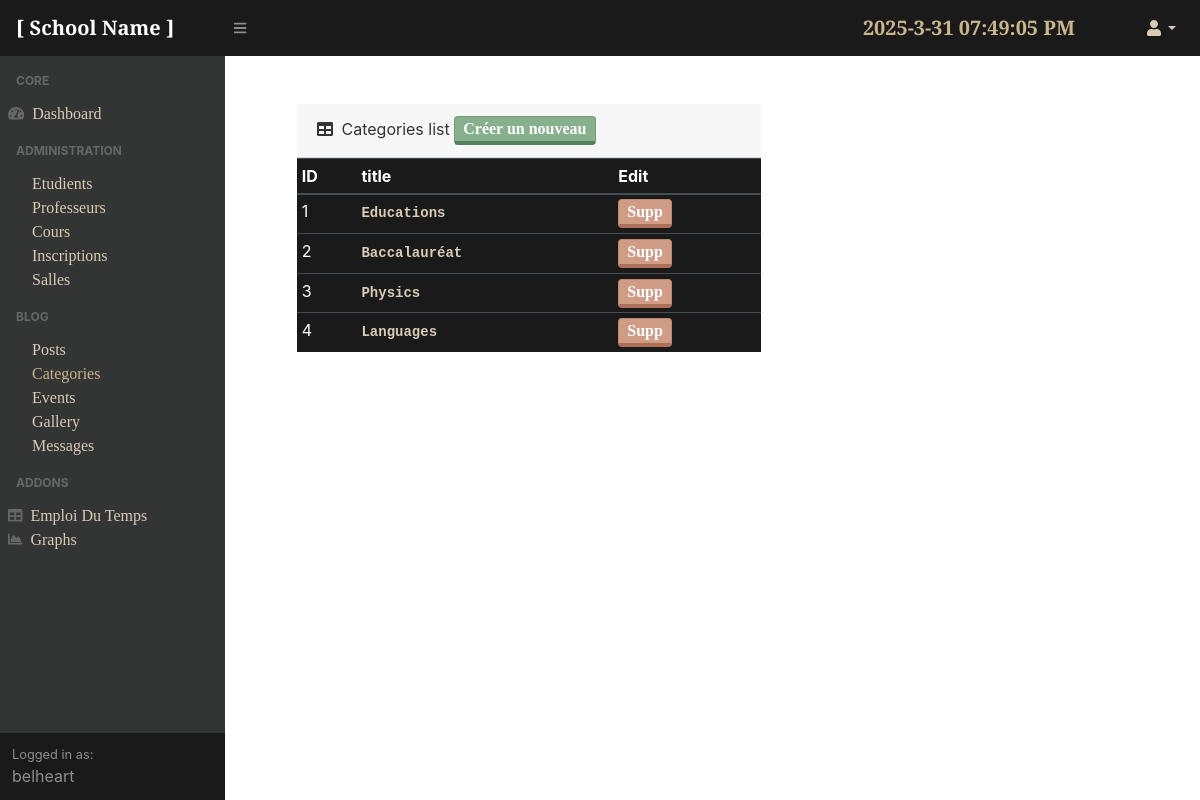
/adminpanel/categories/ (signed in), run on the app's committed database.
### school/models.py (models this page shows, shortened)
class Categories(models.Model):
    name = models.CharField(max_length = 250)

### adminpanel/views.py (the view)
# urls.py: path('categories/', login_required(views.catView), name='categories'),
def catView(request):
    cats = Categories.objects.all()
    return render(request, 'adminpanel/categories.html', {'categories':cats})

### adminpanel/templates/adminpanel/categories.html
{% extends 'adminpanel/base.html' %}
{% load static %}
{% block content %}
<div class="w-50 m-5">
	                            <div class="card-header">
                                <i class="fas fa-table mr-1"></i>
                                Categories list <a href="{% url 'create-cat' %}" class="btn btn-outline-success p-0 px-2 m-0">Créer un nouveau</a>
                            </div>
	<table class="table table-dark table-sm" id="dataTable">
  <thead>
    <tr>
	    <th>ID</th>
      <th>title</th>
      <th>Edit</th>
    </tr>
  </thead>
  <tbody>
  {%for cat in categories %}
  			<tr >
				<td>{{cat.id}}</td>
				<th scope = "row"><a href="{% url 'cat-update' cat.id %}" class="emploi-ref"> {{cat.name}} </a></th>
  				<td> <a href="{% url 'category-delete' cat.id %}" class="btn btn-outline-danger p-0 px-2">Supp</a> </td>
  			</tr>
  {%endfor%}
  </tbody>
</table>
</div>
{%endblock%}

### adminpanel/templates/adminpanel/base.html (shortened to what this page needs)
{%load static%}
<!DOCTYPE html>
<html lang="en">
    <head>
    <link href="{% static 'adminpanel/assets/css/styles.css'%}" rel="stylesheet" />
    <link href="https://cdn.datatables.net/1.10.20/css/dataTables.bootstrap4.min.css" rel="stylesheet" />
    </head>
    <body class="sb-nav-fixed">
        <nav class="sb-topnav navbar navbar-expand navbar-dark bg-dark">
            <a class="navbar-brand" href="{% url 'blog-home' %}">[ School Name ]</a>
            <button class="btn btn-link btn-sm order-1 order-lg-0" id="sidebarToggle" href="#"><i class="fas fa-bars"></i></button>
            <form class="d-none d-md-inline-block form-inline ml-auto mr-0 mr-md-3 my-2 my-md-0">
                <p id="MyClockDisplay"  class="navbar-brand mr-5 text-gold" onload="showTime()"></p>
            </form>
            <ul class="navbar-nav ml-auto ml-md-0">
                <li class="nav-item dropdown">
                    <a class="nav-link dropdown-toggle" id="userDropdown" href="#" role="button" data-toggle="dropdown" aria-haspopup="true" aria-expanded="false"><i class="fas fa-user fa-fw"></i></a>
                </li>
            </ul>
        </nav>
        <div id="layoutSidenav">
            <div id="layoutSidenav_nav">
                <nav class="sb-sidenav accordion sb-sidenav-dark" id="sidenavAccordion">
                    <div class="sb-sidenav-menu">
                        <div class="nav">
                            <div class="sb-sidenav-menu-heading">Core</div>
                            <a class="nav-link" href="{% url 'dashboard' %}">
                                <div class="sb-nav-link-icon"><i class="fas fa-tachometer-alt"></i></div>
                                Dashboard
                            </a>
                            <div class="sb-sidenav-menu-heading">Administration</div>
                            <div class="collapse show" id="collapseLayouts" aria-labelledby="headingOne" data-parent="#sidenavAccordion" style="">
                                <nav class="sb-sidenav-menu-nested nav">
                                    <a class="nav-link" href="{% url 'students' %}">Etudients</a>
                                    <a class="nav-link" href="{% url 'teachers' %}">Professeurs</a>
                                    <a class="nav-link" href="{% url 'courses' %}">Cours</a>
                                    <a class="nav-link" href="{% url 'inscriptions' %}">Inscriptions</a>
                                    <a class="nav-link" href="{% url 'salles' %}">Salles</a>
                                </nav>
                            </div>
                            <div class="sb-sidenav-menu-heading">Blog</div>
                            <div class="collapse show" id="collapseLayouts" aria-labelledby="headingOne" data-parent="#sidenavAccordion" style="">
                                <nav class="sb-sidenav-menu-nested nav">
                                    <a class="nav-link" href="{% url 'blog-posts' %}">Posts</a>
                                    <a class="nav-link" href="{% url 'categories' %}">Categories</a>
                                    <a class="nav-link" href="{% url 'events-admin' %}">Events</a>
                                    <a class="nav-link" href="{% url 'gallery' %}">Gallery</a>
                                    <a class="nav-link" href="{% url 'messages' %}">Messages</a>
                                </nav>
                            </div>
                            <div class="sb-sidenav-menu-heading">Addons</div>
                            <a class="nav-link" href="{% url 'schedule'%}">
                                <div class="sb-nav-link-icon"><i class="fas fa-table"></i></div>
                                Emploi Du Temps
                            </a>
                            <a class="nav-link" href="{% url 'charts'%}">
                                <div class="sb-nav-link-icon"><i class="fas fa-chart-area"></i></div>
                                Graphs
                            </a>
                        </div>
                    </div>
                    <div class="sb-sidenav-footer">
                        <div class="small">Logged in as:</div>
                        {{user.username}}
                    </div>
                </nav>
            </div>
        <div id='layoutSidenav_content'>
        <main>
        <div class="container-fluid">
            {% block content %}{% endblock %}
        </div>
        </main>
        </div>
    </body>
</html>

### data on the page
Categories: id "1", name "Educations"
Categories: id "2", name "Baccalauréat"
Categories: id "3", name "Physics"
Categories: id "4", name "Languages"

### other printed values
{{ user.username }} "belheart"
